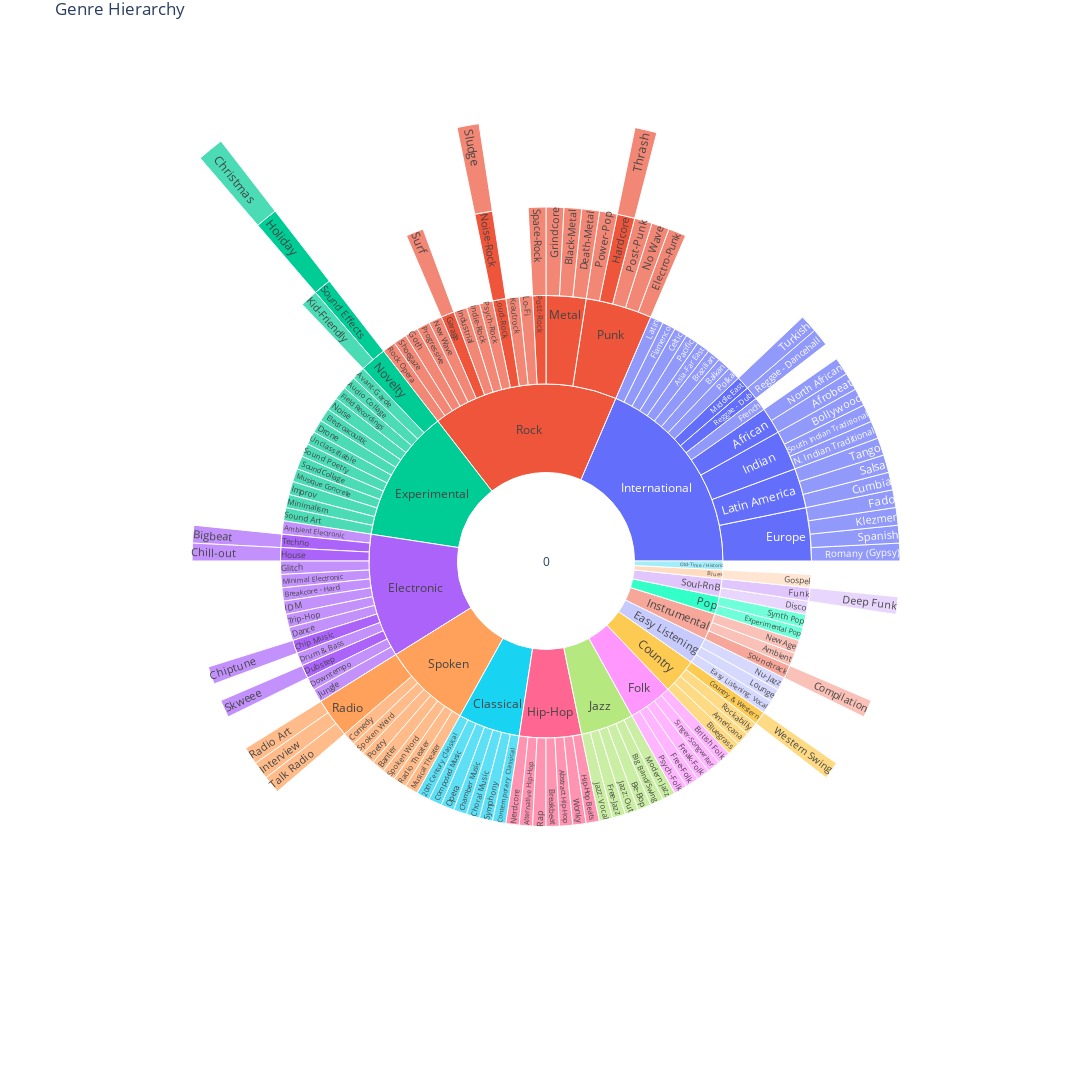

The cell this chart's notebook holds for it:
### Markdown cell above
Below shows the genre hierarchy. The genres closest to the center are the parent genres, or main genres.

### Code cell
import plotly.graph_objs as go

# Define the hierarchy based on genres_df. When parents == 0, it is a main genre
fig = go.Figure(go.Sunburst(
    ids=genres_df.index,
    labels=genres_df["title"],
    parents=genres_df["parent"],
))

# Set the layout
fig.update_layout(
    title="Genre Hierarchy",
    margin=dict(t=30, l=0, r=0, b=0), # setting margins so visualization shows up larger
    height=1200,
    width=1200
)
plt.savefig('Images/Genre_hierachy.png')
fig.show()

### Figure 1 — Plotly figure (JSON) as saved in the notebook; plotly's stock layout.template omitted (floating-point values rounded to 4 significant figures; data arrays with more than 128 entries replaced by an {"elided": "..."} marker saying what was removed)
{"data": [{"ids": {"elided": "163 int values"}, "labels": {"elided": "163 str values"}, "parents": {"elided": "163 int values"}, "type": "sunburst"}], "layout": {"height": 1200, "margin": {"b": 0, "l": 0, "r": 0, "t": 30}, "title": {"text": "Genre Hierarchy"}, "width": 1200}}
